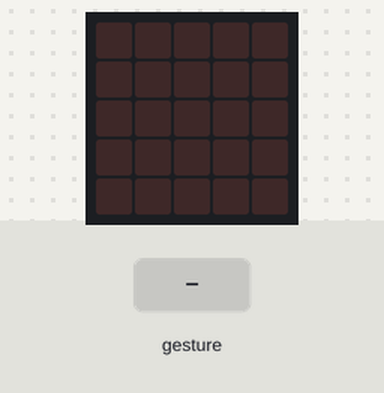
The program below on a simulated BBC micro:bit (MakeCode). Parts: the board's 5×5 LED display. The test bench sets the inputs (shaded band). Random numbers come from a fixed seed; a tilt is held for 1.5 s and a shake lasts 1 s, then the board lies face up again.

Above: at 1.2 s.
1.3 s: gesture 'shake'
At 1.9 s:
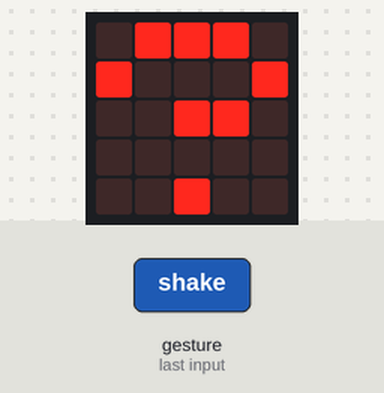
At 3.8 s:
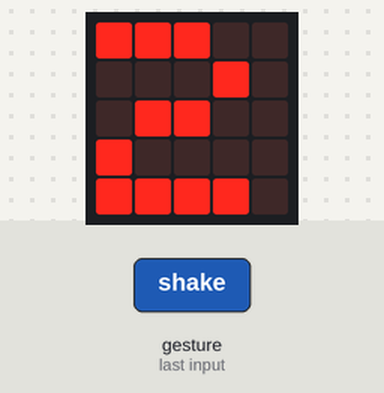
Timing chart, 0 to 5.3 s (numbered marks = the images above; inputs shaded):
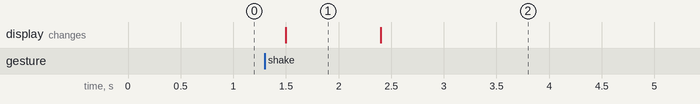

Measured:
- after the input at 1.3 s, the display: changes after 0.20 s (image 1)
- what the display in image 1 shows lasts 0.9 s, from 1.5 s to 2.4 s

The program:

main.ts
```typescript
// Programa incial
input.onGesture(Gesture.Shake, function () {
    basic.showLeds(`
        . # # # .
        # . . . #
        . . # # .
        . . . . .
        . . # . .
        `)
    basic.pause(500)
    basic.showNumber(randint(1, 6))
})
```

test.ts
```typescript
// les proves van aquí; això no es compilarà quan aquest paquet s'usi com a extensió.
```
